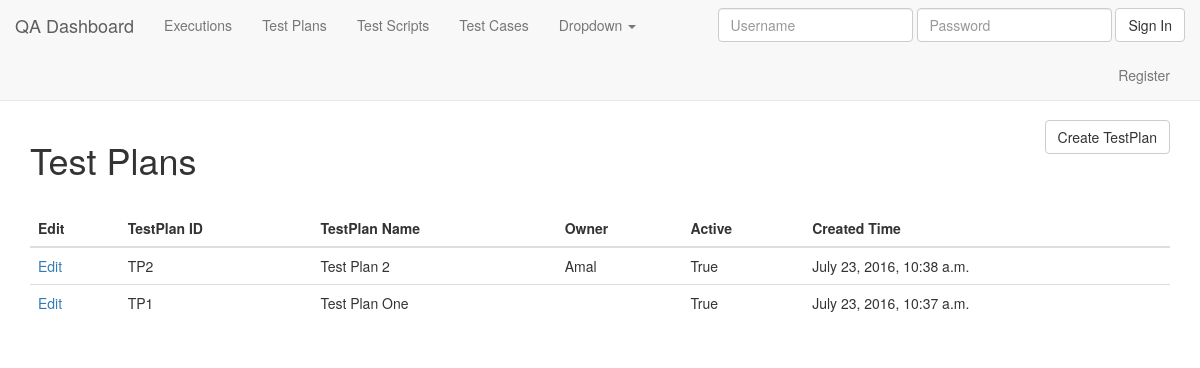
/testplans/, run on the app's committed database.
### testplans/models.py (models this page shows, shortened)
class TestPlan(models.Model):
    plan_id         = models.AutoField(primary_key=True)
    testplan_id     = models.CharField(max_length=50,blank=True, null=True)
    testplan_name   = models.CharField(max_length=200)
    owner           = models.CharField(max_length=200, blank=True, null=True)
    created_time    = models.DateTimeField(auto_now_add=True, auto_now=False)
    modified_time   = models.DateTimeField(auto_now_add=False, auto_now=True)
    active          = models.BooleanField(default='Yes')

### testplans/views.py (the view)
def index(request):
    latest_testplan_list = TestPlan.objects.order_by('-created_time')[:5]
    context = {'title':'Test Plans','latest_testplan_list': latest_testplan_list}
    return render(request, "testplans/index.html", context)

### templates/testplans/index.html (shortened to what this page needs)
<!DOCTYPE html>
{% extends "base.html" %}
{% load staticfiles %}
{% load crispy_forms_tags %}
{% block content %}
	<button id="createTPBtn" class="btn btn-default pull-right">Create TestPlan</button>
	<h1>{{ title }}</h1><br/>
	<div class="table-responsive">
	<table class="table table-hover tablesorter" id="testPlanTable">
		<thead>
	    <tr class="hoverable">
	    	<th>Edit</th>
	        <th>TestPlan ID</th>
	        <th>TestPlan Name</th>
	        <th>Owner</th>
	        <th>Active</th>
	        <th>Created Time</th>
	    </tr>
	    </thead>
	    {% for item in latest_testplan_list %}
	    <tr {% if item.active|stringformat:"s" != "True" %} class='warning' {% endif %}>
   	        <td><a href="{% url 'testplans:detail' item.plan_id  %}">Edit</a></td>
	        <td>{{ item.testplan_id }}</td>
	        <td>{{ item.testplan_name }}</td>
	        <td>{{ item.owner }}</td>
	        <td>{{ item.active }}</td>
	        <td>{{ item.created_time }}</td>
	    </tr>
	    {% endfor %}
	</table>
	</div>
{% endblock content %}

### static/css/style.css (style rules this page uses)
.hoverable { cursor: pointer; }

### static/css/navbar-static-top.css (style rules this page uses)
body { min-height: 2000px; }

### data on the page
TestPlan: testplan_id "TP2", testplan_name "Test Plan 2", owner "Amal", active "True", created_time "July 23, 2016, 10:38 a.m."
TestPlan: testplan_id "TP1", testplan_name "Test Plan One", active "True", created_time "July 23, 2016, 10:37 a.m."

### other printed values
{{ title }} "Test Plans"
